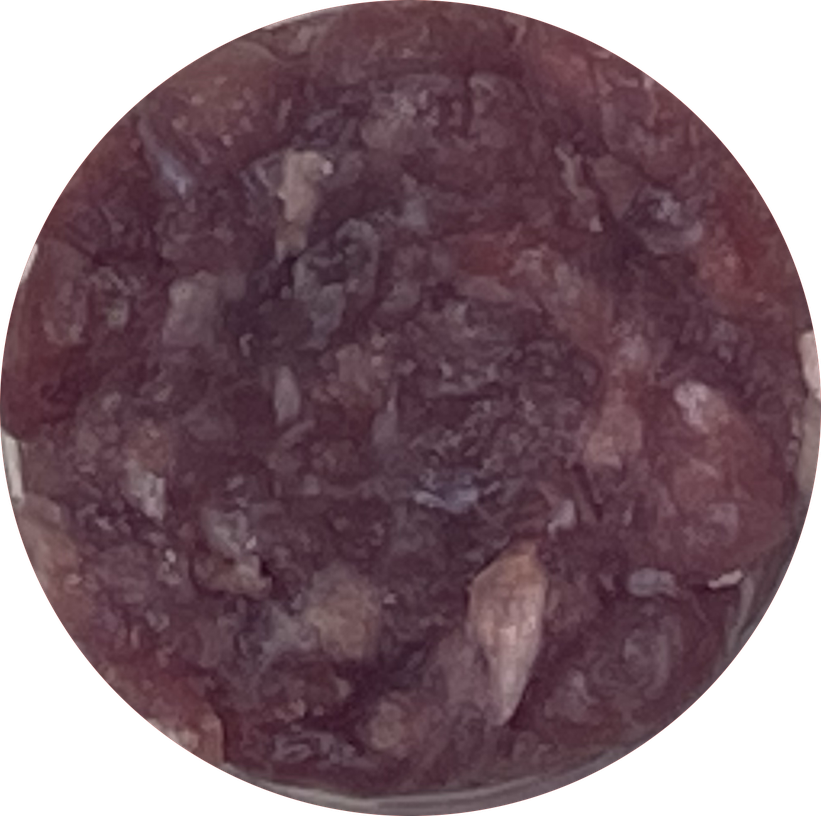
#> input picture fotos tesis finales/MB0/1.png, 821 x 816 px, shrunk from 1308 x 1300 before the run
$ python script.py
#> lines starting #> are read from the running program, lines starting #| are printed output that depends on the picture
import os
import numpy as np
from PIL import Image
import colorsys
import seaborn as sns
import matplotlib.pyplot as plt
import matplotlib as mpl
import matplotlib.colors as mcolors
import matplotlib.colorbar as mcolorbar

topdir = "fotos tesis finales"  # Replace with the path to your directory

for folder in os.listdir(topdir):
    print(folder)
    folder_path = os.path.join(topdir, folder)
    if os.path.isdir(folder_path):
        # List for storing hue values of both images
        hue_values_list = []
        for image_name in ["1.png", "2.png"]:
            image_path = os.path.join(folder_path, image_name)

            if os.path.isfile(image_path):
                image = Image.open(image_path)
#> image is the input picture: PIL image 821x816 RGBA; mean R, G, B, A 72.9, 49, 57, 200.3

                # Convert the image to RGBA mode
                image = image.convert("RGBA")

                # Convert the image to a NumPy array
                image_array = np.array(image)

                # Remove completely transparent pixels
                non_transparent_pixels = image_array[image_array[..., -1] != 0]

                # Normalize RGB values and convert to HSV
                hsv_pixels = np.array(
                    [
                        colorsys.rgb_to_hsv(
                            pixel[0] / 255.0, pixel[1] / 255.0, pixel[2] / 255.0
                        )
                        for pixel in non_transparent_pixels
                    ]
                )

                # Take the hue values (first column)
                hue_values = hsv_pixels[:, 0] * 360

                # exclude outliers using the IQR
                # Calculate IQR
                Q1 = np.percentile(hue_values, 25)
#> Q1 = 334.6
                Q3 = np.percentile(hue_values, 75)
#> Q3 = 343.1
                IQR = Q3 - Q1
#> IQR = 8.46

                # Define a mask for values within 1.5*IQR of Q1 and Q3
                mask = ((Q1 - 1.5 * IQR <= hue_values) & (hue_values <= Q3 + 1.5 * IQR))

                # Apply mask to get hue values without outliers
                hue_values_no_outliers = hue_values[mask]

                # append the hue values to the list
                hue_values_list.append(hue_values_no_outliers)


    # Create the figure and axes
    fig, ax = plt.subplots(figsize=(10, 6))

    # Plot the boxplot on the axes
    sns.set(style="whitegrid")
    box_plot = sns.boxplot(ax=ax, data=hue_values_list, palette="Set3")

    # plot title MB measurement comes from folder name
    measurement = int(folder[2:])

    # You can set your own labels here
    box_plot.set(
        xlabel="Image",  # Modify as needed
        ylabel="Hue",
        title=f"Comparación antes y después del indicador MB: {measurement/10}",
    )
    plt.xticks([0, 1], ["1.png", "2.png"])  # Modify as needed

    # Create colorbar
    cmap = mpl.cm.hsv  # Use a standard HSV colormap
    norm = mpl.colors.Normalize(vmin=0, vmax=360)  # Range of your hue values
    cax = fig.add_axes([0.93, 0.1, 0.02, 0.8])  # Adjust the size and position of the colorbar
    cb = mcolorbar.ColorbarBase(cax, cmap=cmap, norm=norm, orientation='vertical')

    plt.savefig(os.path.join(folder_path, "boxplot.png"))
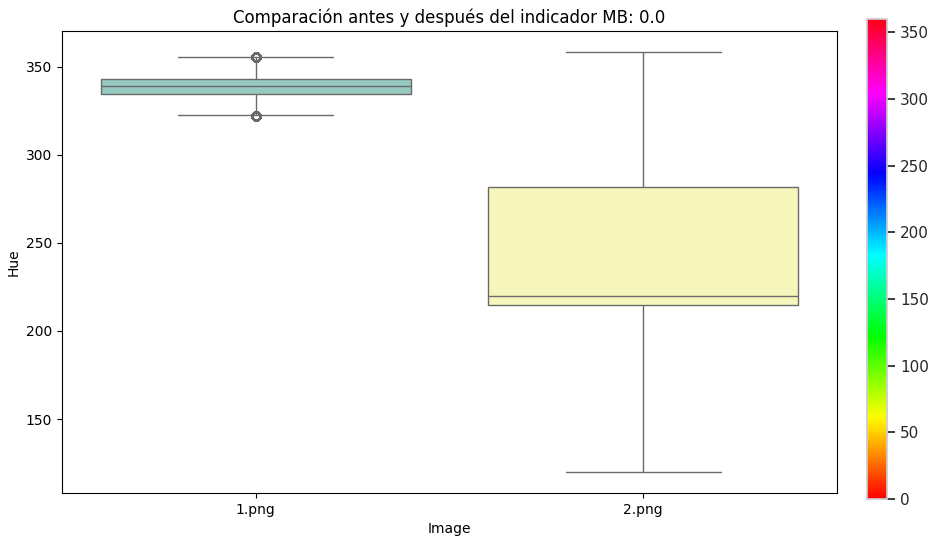
#> figure drawn by matplotlib, 2 panels
